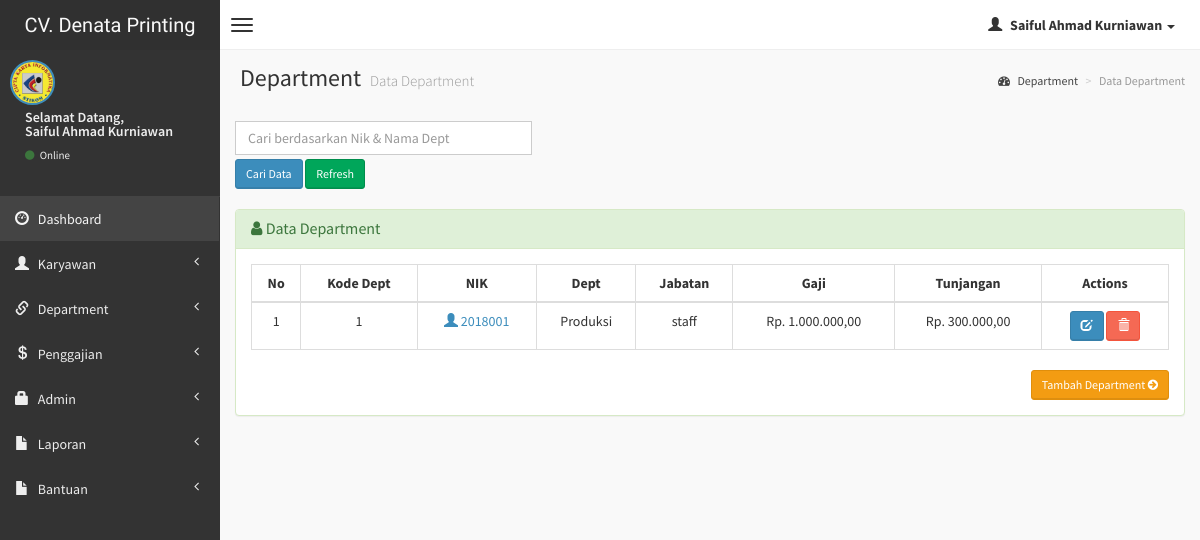
/admin/department.php (signed in), run on the app's committed database.
### tables this page shows
CREATE TABLE `departemen` (
  `kd_dept` int(10) NOT NULL,
  `nik` varchar(10) NOT NULL,
  `departemen` varchar(20) NOT NULL,
  `jabatan` varchar(15) NOT NULL,
  `gaji_pokok` int(10) NOT NULL,
  `tunjangan` int(10) NOT NULL
);

### admin/department.php (the view, shortened to what this page needs)
<?php
if (empty($_SESSION['username'])){
	header('location:../index.php');
} else {
?>
<!DOCTYPE html>
<html>
    <head>
        <link href="../dist/css/bootstrap.css" rel="stylesheet" type="text/css" />
        <link href="//cdnjs.cloudflare.com/ajax/libs/font-awesome/4.1.0/css/font-awesome.min.css" rel="stylesheet" type="text/css" />
        <link href="//code.ionicframework.com/ionicons/1.5.2/css/ionicons.min.css" rel="stylesheet" type="text/css" />
        <link href="../css/morris/morris.css" rel="stylesheet" type="text/css" />
        <link href="../css/jvectormap/jquery-jvectormap-1.2.2.css" rel="stylesheet" type="text/css" />
        <link href="../css/datepicker/datepicker3.css" rel="stylesheet" type="text/css" />
        <link href="../css/daterangepicker/daterangepicker-bs3.css" rel="stylesheet" type="text/css" />
        <link href="../css/bootstrap-wysihtml5/bootstrap3-wysihtml5.min.css" rel="stylesheet" type="text/css" />
        <link href="../css/AdminLTE.css" rel="stylesheet" type="text/css" />
        <link rel="stylesheet" href="datatables/dataTables.bootstrap.css"/>
    </head>
    <body class="skin-black">
        <header class="header">
            <a href="index.php" class="logo">
                CV. Denata Printing
            </a>
            <nav class="navbar navbar-static-top" role="navigation">
                <a href="#" class="navbar-btn sidebar-toggle" data-toggle="offcanvas" role="button">
                    <span class="icon-bar"></span>
                    <span class="icon-bar"></span>
                    <span class="icon-bar"></span>
                </a>
                <div class="navbar-right">
                    <ul class="nav navbar-nav">
                        <li class="dropdown user user-menu">
                            <a href="#" class="dropdown-toggle" data-toggle="dropdown">
                                <i class="glyphicon glyphicon-user"></i>
                                <span><?php echo $_SESSION['fullname']; ?> <i class="caret"></i></span>
                            </a>
<?php } ?>
                        </li>
                    </ul>
                </div>
            </nav>
        </header>
        <div class="wrapper row-offcanvas row-offcanvas-left">
            <aside class="left-side sidebar-offcanvas">
                <section class="sidebar">
                    <div class="user-panel">
                        <div class="pull-left image">
                            <img src="<?php echo $_SESSION['gambar']; ?>" class="img-circle" alt="User Image" style="border: 2px solid #3C8DBC;" />
                        </div>
                        <div class="pull-left info">
                            <p>Selamat Datang,<br /><?php echo $_SESSION['fullname']; ?></p>
                            <a href="#"><i class="fa fa-circle text-success"></i> Online</a>
                        </div>
                    </div>
                    <?php include "menu.php"; ?>
                </section>
            </aside>
            <aside class="right-side">
                <section class="content-header">
                    <h1>
                        Department
                        <small>Data Department</small>
                    </h1>
                    <ol class="breadcrumb">
                        <li><a href="#"><i class="fa fa-dashboard"></i> Department</a></li>
                        <li class="active">Data Department</li>
                    </ol>
                </section>
                <section class="content">
                    <div class="row">
              <div class="col-lg-4">
              <form action='department.php' method="POST">
	       <input type='text' class="form-control" style="margin-bottom: 4px;" name='qcari' placeholder='Cari berdasarkan Nik & Nama Dept' required />
           <input type='submit' value='Cari Data' class="btn btn-sm btn-primary" /> <a href='department.php' class="btn btn-sm btn-success" >Refresh</i></a>
          	</div>
              </div>
                    <br />
                    <div class="row">
                        <div class="col-lg-12">
                    <div class="panel panel-success">
                        <div class="panel-heading">
                        <h3 class="panel-title"><i class="fa fa-user"></i> Data Department </h3>
                        </div>
                        <div class="panel-body">
                    <?php
                    $query1="select * from departemen";
                    $tampil=mysqli_query($koneksi, $query1) or die(mysqli_error());
                    ?>
                  <table id="example" class="table table-hover table-bordered">
                  <thead>
                      <tr>
                        <th><center>No </center></th>
                        <th><center>Kode Dept</center></th>
                        <th><center>NIK </i></center></th>
                        <th><center>Dept </center></th>
                        <th><center>Jabatan </center></th>
                        <th><center>Gaji </center></th>
                        <th><center>Tunjangan </center></th>
                        <th><center>Actions</center></th>
                      </tr>
                  </thead>
                     <?php
                     $no=0;
                     while($data=mysqli_fetch_array($tampil))
                    { $no++; ?>
                    <tbody>
                    <tr>
                    <td><center><?php echo $no; ?></center></td>
                    <td><center><?php echo $data['kd_dept'];?></center></td>
                    <td><center><a href="detail-karyawan.php?hal=edit&kd=<?php echo $data['nik'];?>"><span class="glyphicon glyphicon-user"></span> <?php echo $data['nik'];?></center></td>
                    <td><center><?php echo $data['departemen']; ?></center></td>
                    <td><center><?php echo $data['jabatan']; ?></center></td>
                    <td><center>Rp. <?php echo number_format($data['gaji_pokok'],2,",",".");?></center></td>
                    <td><center>Rp. <?php echo number_format($data['tunjangan'],2,",",".");?></center></td>
                    <td><center><div id="thanks"><a class="btn btn-sm btn-primary" data-placement="bottom" data-toggle="tooltip" title="Edit Departement" href="edit-departement.php?hal=edit&kd_dept=<?php echo $data['kd_dept'];?>"><span class="glyphicon glyphicon-edit"></span></a>
                    <a onclick="return confirm ('Yakin hapus <?php echo $data['nik'];?>.?');" class="btn btn-sm btn-danger tooltips" data-placement="bottom" data-toggle="tooltip" title="Hapus Departement" href="department.php?hal=hapus&kd=<?php echo $data['kd_dept'];?>"><span class="glyphicon glyphicon-trash"></a></center></td></tr></div>
                 <?php
              }
              ?>
                <div class="text-right">
                  <a href="input-departement.php" class="btn btn-sm btn-warning">Tambah Department <i class="fa fa-arrow-circle-right"></i></a>
                </div>
              </div>
              </div>
            </div>
                    </div>
    </body>
</html>

### data on the page
departemen: kd_dept "1", nik "2018001", departemen "Produksi", jabatan "staff", gaji_pokok "1.000.000,00", tunjangan "300.000,00"

### other printed values
$_SESSION['fullname'] "Saiful Ahmad Kurniawan"
